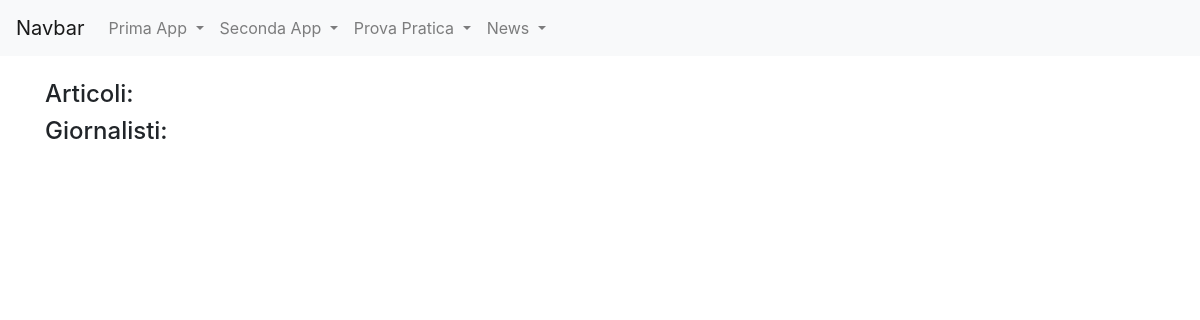
The page /news/ on the database as committed earlier.
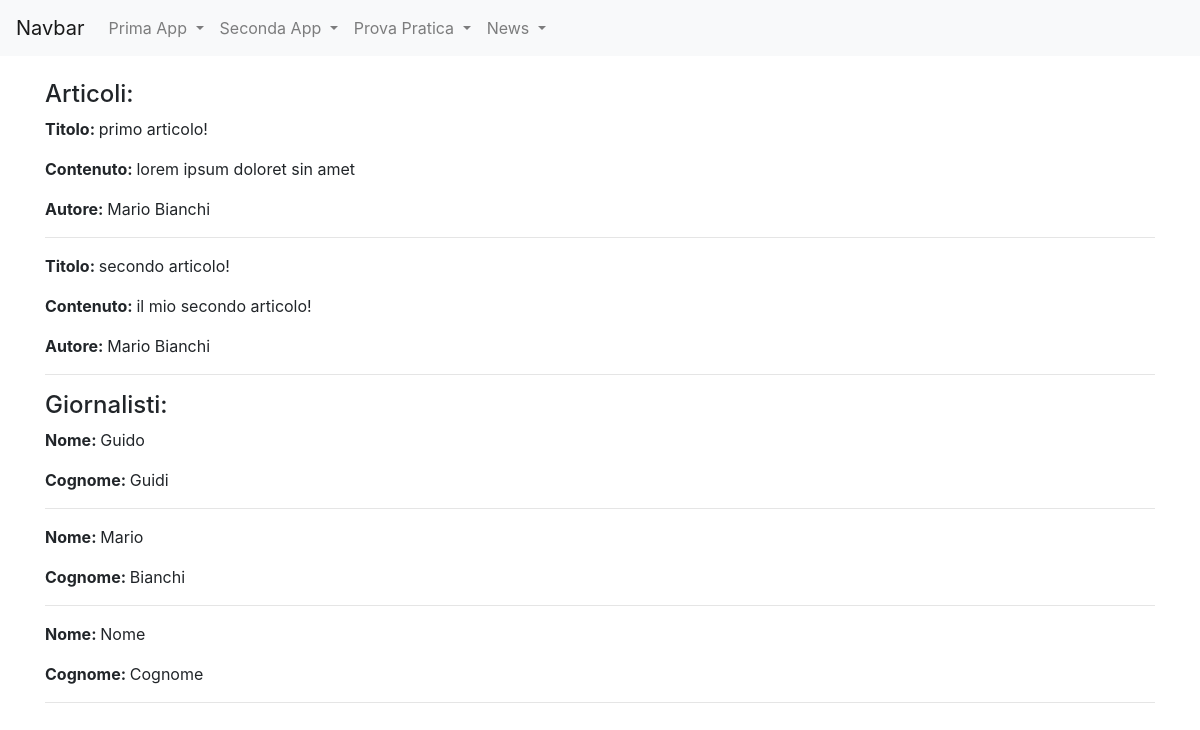
The same page on the database as committed later.
### news/models.py (models this page shows)
class Articolo(models.Model):
    titolo = models.CharField(max_length=20)
    contenuto = models.TextField()
    giornalista = models.ForeignKey(Giornalista, on_delete=models.CASCADE, related_name="articoli")
    def __str__(self):
        return self.titolo

class Giornalista(models.Model):
    nome = models.CharField(max_length=20)
    cognome = models.CharField(max_length=20)
    def __str__(self):
        return self.nome + " " + self.cognome

### news/views.py (the view)
# urls.py: path("", home, name="homeview"),
def home(request):
    articoli = Articolo.objects.all()
    giornalisti = Giornalista.objects.all()
    context = {"articoli": articoli, "giornalisti": giornalisti}
    print(context)
    return render(request, "homepageNews.html", context)

### news/templates/homepageNews.html (shortened to what this page needs)
{% extends 'base.html'%}
{%block content%}
<h4>Articoli:</h4>
{% for articolo in articoli %}
<p><strong>Titolo: </strong>{{articolo.titolo}}</p>
<p><strong>Contenuto: </strong>{{articolo.contenuto}}</p>
<p><strong>Autore: </strong>{{articolo.giornalista}}</p>
<hr>
{% endfor %}
<h4>Giornalisti:</h4>
{% for giornalista in giornalisti %}
<p><strong>Nome: </strong>{{giornalista.nome}}</p>
<p><strong>Cognome: </strong>{{giornalista.cognome}}</p>
<hr>
{% endfor %}
{%endblock content%}

### templates/base.html (shortened to what this page needs)
{% load static %}
<!doctype html>
<html lang="it">
  <head>
    <link rel="stylesheet" href="https://cdn.jsdelivr.net/npm/bootstrap@4.5.3/dist/css/bootstrap.min.css">
  </head>
  <body>
    <nav class="navbar navbar-expand-lg navbar-light bg-light">
      <a class="navbar-brand" href="#">Navbar</a>
    <div class="collapse navbar-collapse" id="navbarSupportedContent">
      <ul class="navbar-nav mr-auto">
        <li class="nav-item dropdown">
          <a class="nav-link dropdown-toggle" href="#" role="button" data-toggle="dropdown" aria-expanded="false">
           Prima App
          </a>
        </li>
        <li class="nav-item dropdown">
                  <a class="nav-link dropdown-toggle" href="#" role="button" data-toggle="dropdown" aria-expanded="false">
                    Seconda App
                  </a>
                </li>
                <li class="nav-item dropdown">
                  <a class="nav-link dropdown-toggle" href="#" role="button" data-toggle="dropdown" aria-expanded="false">
                    Prova Pratica
                  </a>
                </li>
                <li class="nav-item dropdown">
                  <a class="nav-link dropdown-toggle" href="#" role="button" data-toggle="dropdown" aria-expanded="false">
                    News
                  </a>
                </li>
      </ul>
    </div>
  </nav>
    <div class="container my-4">
      {%block content%}
      {%endblock content%}
    </div>
 </body>
</html>

Rows that differ between the two databases and show on the page:
added Articolo: titolo "primo articolo!", contenuto "lorem ipsum doloret sin amet", giornalista "Mario Bianchi"
added Articolo: titolo "secondo articolo!", contenuto "il mio secondo articolo!", giornalista "Mario Bianchi"
added Giornalista: nome "Guido", cognome "Guidi"
added Giornalista: nome "Mario", cognome "Bianchi"
added Giornalista: nome "Nome", cognome "Cognome"
